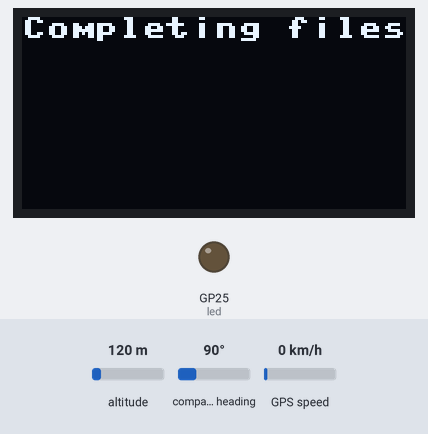
A program run on a simulated Raspberry Pi Pico running MicroPython. Parts: 128×64 one-colour display, output pins drawn as LEDs (lit = HIGH). The inputs (shaded band) are chosen by the test bench; at power-on: altitude 120 m, compass heading 90°, GPS speed 0 km/h. Files the program writes start out absent; the GPS gets a fix after 3 s at 37.7749, -122.4194 with 8 satellites; the clock reads 2024-03-15 10:24:30 at power-on unless the program sets it; library files of the repository ran but are not shown: ssd1306.py; what the program prints to the serial console is not drawn.

Above: at 0.1 s.
At 1.1 s:
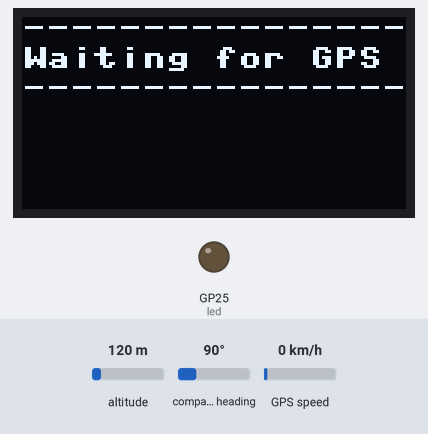
At 3.19 s:
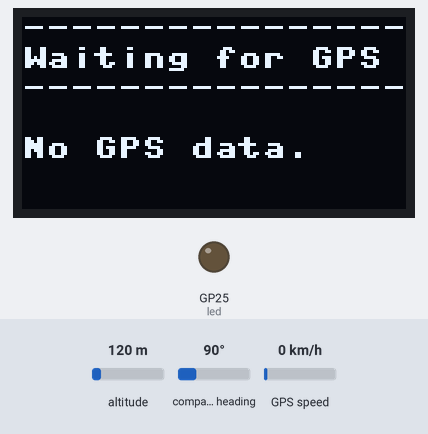
At 11.1 s:
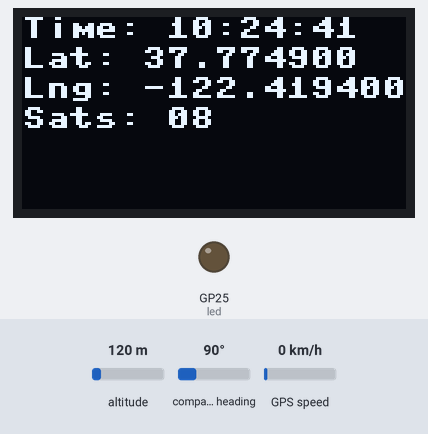
At 20.1 s:
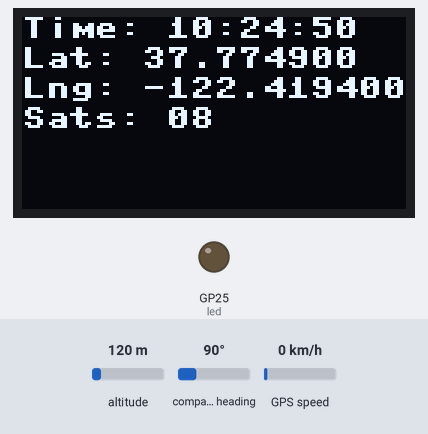
At 38.1 s:
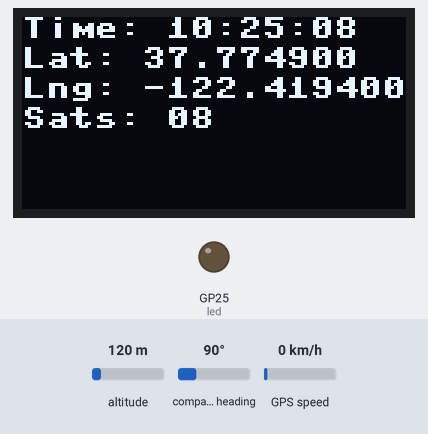

The program:

main.py
```python
# Refactored Pico GPS logger with NMEA checksum validation (MicroPython)
from machine import Pin, UART, I2C, SPI
from micropython import const
from ssd1306 import SSD1306_I2C
import sdcard, os, time, machine

# ----- Configuration -----
I2C_SDA = 20
I2C_SCL = 21
OLED_WIDTH = 128
OLED_HEIGHT = 64

UART_ID = 1
UART_BAUD = 9600
UART_TX = 4
UART_RX = 5

SD_CS = 14
SPI_ID = 1
SPI_SCK = 10
SPI_MOSI = 11
SPI_MISO = 12
SPI_BAUD = 1_000_000

STEP_TIME = const(2)        # seconds to wait for a fix in get_gps
LED_PIN = 25

# If True, sentences without a checksum are rejected.
REQUIRE_CHECKSUM = True

# ----- Hardware init -----
i2c = I2C(0, sda=Pin(I2C_SDA), scl=Pin(I2C_SCL), freq=400000)
oled = SSD1306_I2C(OLED_WIDTH, OLED_HEIGHT, i2c)
led = Pin(LED_PIN, Pin.OUT)
gps_uart = UART(UART_ID, baudrate=UART_BAUD, tx=Pin(UART_TX), rx=Pin(UART_RX))

# ----- Helpers -----
def safe_decode(raw):
    if not raw:
        return ""
    if isinstance(raw, bytes):
        try:
            return raw.decode('ascii', 'ignore').strip()
        except Exception:
            return ""
    return str(raw).strip()

def nmea_checksum_valid(line):
    """
    Validate NMEA sentence checksum.
    Returns True if valid, False otherwise.
    Accepts lines like:
      $GPGGA,....*47
    Ignores trailing CR/LF and whitespace.
    """
    if not line:
        return False
    # strip whitespace and CR/LF
    line = line.strip()
    if not line.startswith('$'):
        return False
    # find asterisk
    if '*' in line:
        try:
            star_idx = line.rfind('*')
            payload = line[1:star_idx]  # between $ and *
            checksum_str = line[star_idx+1:]
            # checksum may be followed by other chars (rare); take first two hex digits
            checksum_str = checksum_str[:2]
            # compute XOR of payload bytes
            cs = 0
            for ch in payload:
                cs ^= ord(ch)
            # compare hex (uppercase)
            expected = "{:02X}".format(cs)
            return expected == checksum_str.upper()
        except Exception:
            return False
    else:
        # no checksum present
        return not REQUIRE_CHECKSUM

def convert_to_degree(raw):
    try:
        rawf = float(raw)
    except Exception:
        return ""
    deg_part = int(rawf // 100)
    min_part = rawf - (deg_part * 100)
    deg = deg_part + min_part / 60.0
    return "{:.6f}".format(deg)

def mount_sd():
    """Attempt to mount SD; return True on success, False otherwise."""
    try:
        cs = machine.Pin(SD_CS, machine.Pin.OUT)
        spi = machine.SPI(SPI_ID,
                          baudrate=SPI_BAUD,
                          polarity=0,
                          phase=0,
                          sck=machine.Pin(SPI_SCK),
                          mosi=machine.Pin(SPI_MOSI),
                          miso=machine.Pin(SPI_MISO))
        sd = sdcard.SDCard(spi, cs)
        os.mount(sd, '/sd')
        print("SD mounted at /sd")
        return True
    except Exception as e:
        print("SD mount failed:", e)
        return False

def complete_files():
    """Close and rename any incomplete GPX files on the SD card."""
    try:
        for entry in os.ilistdir("/sd"):
            name, typ = entry[0], entry[1]
            if typ == 0x8000 and name.startswith("incomplete_") and name.endswith(".gpx"):
                path = "/sd/" + name
                try:
                    with open(path, "a") as f:
                        f.write("    </trkseg>\r\n  </trk>\r\n</gpx>")
                    new_name = name[len("incomplete_"):]
                    os.rename(path, "/sd/" + new_name)
                    print(name, "->", new_name)
                except Exception as e:
                    print("Failed to complete", name, e)
    except Exception as e:
        print("Complete files error:", e)
    time.sleep(1)

def create_gpx_header(gps_date, gps_time, time_ns):
    header = (
        '<?xml version="1.0" encoding="UTF-8"?>\r\n'
        '<gpx creator="Dallamore PicoGPS" version="1.1"\r\n'
        '  xsi:schemaLocation="http://www.topografix.com/GPX/1/1 http://www.topografix.com/GPX/11.xsd"\r\n'
        '  xmlns:ns3="http://www.garmin.com/xmlschemas/TrackPointExtension/v1"\r\n'
        '  xmlns="http://www.topografix.com/GPX/1/1"\r\n'
        '  xmlns:xsi="http://www.w3.org/2001/XMLSchema-instance" xmlns:ns2="http://www.garmin.com/xmlschemas/GpxExtensions/v3">\r\n'
        '  <metadata>\r\n'
        '    <link href="connect.garmin.com">\r\n'
        '    <text>Dallamore PicoGPS</text>\r\n'
        '    </link>\r\n'
        '    <time>{}T{}.000Z</time>\r\n'
        '  </metadata>\r\n'
        '  <trk>\r\n'
        '    <name>{}T{}</name>\r\n'
        '    <type>walking</type>\r\n'
        '    <trkseg>\r\n'
    ).format(gps_date, gps_time, gps_date, gps_time, gps_date, gps_time)
    return header

def append_trackpoint(path, lat, lon, ele, gps_date, gps_time):
    tp = (
        '      <trkpt lat="{lat}" lon="{lon}">\r\n'
        '        <ele>{ele}</ele>\r\n'
        '        <time>{date}T{time}.000Z</time>\r\n'
        '      </trkpt>\r\n'
    ).format(lat=lat, lon=lon, ele=ele, date=gps_date, time=gps_time)
    try:
        with open(path, "a") as f:
            f.write(tp)
            f.flush()
        print("Written to", path)
        return True
    except Exception as e:
        print("Write failed:", e)
        return False

# ----- GPS parsing -----
def get_gps(uart, timeout_seconds=STEP_TIME):
    """
    Read NMEA lines until a valid GPGGA fix is found or timeout.
    Returns a dict with keys:
      { 'gps_date','gps_time','gps_time_ns','lat','lon','alt','sats' }
    or None on timeout/no valid fix.
    """
    deadline = time.time() + timeout_seconds
    gps_date = ""
    while time.time() < deadline:
        raw = uart.readline()
        if not raw:
            time.sleep(0.05)
            continue
        line = safe_decode(raw)
        if not line:
            continue
        # Validate checksum first
        if not nmea_checksum_valid(line):
            # invalid checksum; skip
            # print("Bad checksum:", line)
            continue
        parts = line.split(',')
        # GPRMC -> date field (index 9)
        if parts and parts[0].startswith("$GPRMC") and len(parts) > 9:
            date_field = parts[9]
            if date_field and len(date_field) >= 6:
                gps_date = "20{}-{}-{}".format(date_field[4:6], date_field[2:4], date_field[0:2])
        # GPGGA -> time, lat, lon, fix, sats, alt
        if parts and parts[0].startswith("$GPGGA"):
            if len(parts) >= 10:
                time_field = parts[1]
                lat_field = parts[2]
                lat_dir = parts[3] if len(parts) > 3 else ""
                lon_field = parts[4] if len(parts) > 4 else ""
                lon_dir = parts[5] if len(parts) > 5 else ""
                fix_field = parts[6] if len(parts) > 6 else ""
                sats_field = parts[7] if len(parts) > 7 else ""
                alt_field = parts[9] if len(parts) > 9 else ""
                if fix_field and fix_field != '0' and lat_field and lon_field:
                    lat = convert_to_degree(lat_field)
                    if lat_dir == 'S':
                        lat = "-" + lat
                    lon = convert_to_degree(lon_field)
                    if lon_dir == 'W':
                        lon = "-" + lon
                    gps_time = ""
                    gps_time_ns = ""
                    if len(time_field) >= 6:
                        gps_time = "{}:{}:{}".format(time_field[0:2], time_field[2:4], time_field[4:6])
                        gps_time_ns = time_field[0:6]
                    return {
                        'gps_date': gps_date,
                        'gps_time': gps_time,
                        'gps_time_ns': gps_time_ns,
                        'lat': lat,
                        'lon': lon,
                        'alt': alt_field,
                        'sats': sats_field
                    }
    # timeout
    return None

# ----- Display helpers -----
def show_message(line1="", line2="", line3="", line4=""):
    oled.fill(0)
    oled.text(line1, 0, 0)
    oled.text(line2, 0, 10)
    oled.text(line3, 0, 20)
    oled.text(line4, 0, 30)
    oled.show()

# ----- Main (local state only) -----
# Replace the main loop body with this version (only the loop part shown)
def main():
    sd_ready = mount_sd()
    show_message("Completing files", "")
    if sd_ready:
        complete_files()
    show_message("----------------------","Waiting for GPS", "----------------------")
    print("Starting main loop")

    file_path = ""          # current GPX file path
    gpstime_prev = ""       # previous GPS time string
    fix_count = 0

    # NEW: track last successful fix time and whether we've shown the warning
    last_fix_time = 0.0
    NO_GPS_THRESHOLD = 5.0   # seconds of no-fix before showing "No GPS data"
    no_gps_shown = False

    while True:
        led.off()
        if not sd_ready:
            show_message("No SD Card", "Restart required")
            print("No SD Card")
            time.sleep(2)
            sd_ready = mount_sd()
            continue

        parsed = get_gps(gps_uart, timeout_seconds=STEP_TIME)
        if parsed:
            # Unpack parsed data
            gps_date = parsed.get('gps_date', "")
            gps_time = parsed.get('gps_time', "")
            gps_time_ns = parsed.get('gps_time_ns', "")
            lat = parsed.get('lat', "")
            lon = parsed.get('lon', "")
            alt = parsed.get('alt', "")
            sats = parsed.get('sats', "")

            # Console
            print("----------------------")
            print('TimeStamp="{} {}" Lat="{}" Lon="{}" Alt="{}"'.format(
                gps_date or "----", gps_time or "----", lat or "----", lon or "----", alt or "----"))

            # OLED
            show_message("Time: " + (gps_time or "----"),
                         "Lat: " + (lat or "----"),
                         "Lng: " + (lon or "----"),
                         "Sats: " + (sats or "0"))

            # Save to SD
            led.on()
            if gps_date and len(gps_date) > 4:
                if not file_path:
                    file_path = "/sd/incomplete_{}{}.gpx".format(gps_date, gps_time_ns or "")
                    header = create_gpx_header(gps_date, gps_time, gps_time_ns)
                    try:
                        with open(file_path, "a") as f:
                            f.write(header)
                        print("New file:", file_path)
                    except Exception as e:
                        print("Failed to create file:", e)
                if file_path:
                    append_trackpoint(file_path, lat, lon, alt, gps_date, gps_time)

            # update previous time and counters
            print("{}  &  {}".format(gps_time or "", gpstime_prev or ""))
            gpstime_prev = gps_time
            fix_count = min(fix_count + 1, 9999)

            # update last_fix_time and clear any "no gps" warning
            last_fix_time = time.time()
            no_gps_shown = False

        else:
            # No valid fix within timeout
            now = time.time()
            # Only show the warning after a sustained gap
            if (now - last_fix_time) > NO_GPS_THRESHOLD:
                if not no_gps_shown:
                    print("----------------------")
                    print("No GPS data is found.")
                    oled.text("No GPS data.", 0, 40)
                    oled.show()
                    no_gps_shown = True
            # small delay before next attempt
            time.sleep(0.2)

# Run main
if __name__ == "__main__":
    main()
```

Measured:
- what the display in image 1 shows lasts 2.0 s, from 1.1 s to 3.1 s
- what the display in image 3 shows lasts 1.1 s, from 11.0 s to 12.1 s
